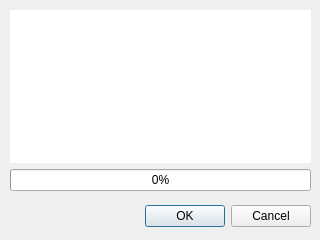
<?xml version="1.0" encoding="UTF-8"?>
<ui version="4.0">
 <class>Updater</class>
 <widget class="QDialog" name="Updater">
  <property name="geometry">
   <rect>
    <x>0</x>
    <y>0</y>
    <width>320</width>
    <height>240</height>
   </rect>
  </property>
  <property name="sizePolicy">
   <sizepolicy hsizetype="Fixed" vsizetype="Fixed">
    <horstretch>0</horstretch>
    <verstretch>0</verstretch>
   </sizepolicy>
  </property>
  <property name="minimumSize">
   <size>
    <width>320</width>
    <height>240</height>
   </size>
  </property>
  <property name="maximumSize">
   <size>
    <width>320</width>
    <height>240</height>
   </size>
  </property>
  <property name="windowTitle">
   <string>Checking for updates</string>
  </property>
  <widget class="QDialogButtonBox" name="buttonBox">
   <property name="geometry">
    <rect>
     <x>10</x>
     <y>200</y>
     <width>301</width>
     <height>32</height>
    </rect>
   </property>
   <property name="orientation">
    <enum>Qt::Horizontal</enum>
   </property>
   <property name="standardButtons">
    <set>QDialogButtonBox::Cancel|QDialogButtonBox::Ok</set>
   </property>
  </widget>
  <widget class="QFrame" name="frame">
   <property name="geometry">
    <rect>
     <x>10</x>
     <y>10</y>
     <width>301</width>
     <height>181</height>
    </rect>
   </property>
   <property name="frameShape">
    <enum>QFrame::NoFrame</enum>
   </property>
   <property name="frameShadow">
    <enum>QFrame::Raised</enum>
   </property>
   <layout class="QVBoxLayout" name="verticalLayout">
    <property name="leftMargin">
     <number>0</number>
    </property>
    <property name="topMargin">
     <number>0</number>
    </property>
    <property name="rightMargin">
     <number>0</number>
    </property>
    <property name="bottomMargin">
     <number>0</number>
    </property>
    <item>
     <widget class="QPlainTextEdit" name="plainTextEdit">
      <property name="frameShape">
       <enum>QFrame::NoFrame</enum>
      </property>
      <property name="readOnly">
       <bool>true</bool>
      </property>
     </widget>
    </item>
    <item>
     <widget class="QProgressBar" name="progressBar">
      <property name="maximum">
       <number>5</number>
      </property>
      <property name="value">
       <number>0</number>
      </property>
      <property name="alignment">
       <set>Qt::AlignCenter</set>
      </property>
     </widget>
    </item>
   </layout>
  </widget>
 </widget>
 <resources/>
 <connections>
  <connection>
   <sender>buttonBox</sender>
   <signal>accepted()</signal>
   <receiver>Updater</receiver>
   <slot>accept()</slot>
   <hints>
    <hint type="sourcelabel">
     <x>248</x>
     <y>254</y>
    </hint>
    <hint type="destinationlabel">
     <x>157</x>
     <y>274</y>
    </hint>
   </hints>
  </connection>
  <connection>
   <sender>buttonBox</sender>
   <signal>rejected()</signal>
   <receiver>Updater</receiver>
   <slot>reject()</slot>
   <hints>
    <hint type="sourcelabel">
     <x>316</x>
     <y>260</y>
    </hint>
    <hint type="destinationlabel">
     <x>286</x>
     <y>274</y>
    </hint>
   </hints>
  </connection>
 </connections>
</ui>
